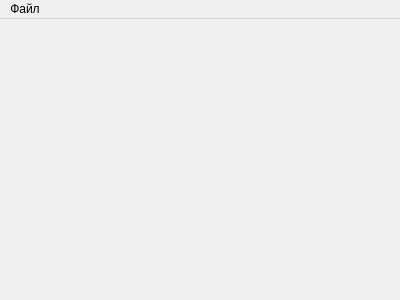
<?xml version="1.0" encoding="UTF-8"?>
<ui version="4.0">
 <class>MapEditor</class>
 <widget class="QMainWindow" name="MapEditor">
  <property name="geometry">
   <rect>
    <x>0</x>
    <y>0</y>
    <width>400</width>
    <height>300</height>
   </rect>
  </property>
  <property name="windowTitle">
   <string>MapEditor</string>
  </property>
  <widget class="QWidget" name="centralWidget"/>
  <widget class="QMenuBar" name="menuBar">
   <property name="geometry">
    <rect>
     <x>0</x>
     <y>0</y>
     <width>400</width>
     <height>19</height>
    </rect>
   </property>
   <widget class="QMenu" name="menu">
    <property name="title">
     <string>Файл</string>
    </property>
    <addaction name="action"/>
    <addaction name="action_2"/>
    <addaction name="separator"/>
    <addaction name="action_4"/>
   </widget>
   <addaction name="menu"/>
  </widget>
  <action name="action">
   <property name="text">
    <string>Открыть карту...</string>
   </property>
  </action>
  <action name="action_2">
   <property name="text">
    <string>Сохранить карту...</string>
   </property>
  </action>
  <action name="action_4">
   <property name="text">
    <string>Выход</string>
   </property>
  </action>
 </widget>
 <layoutdefault spacing="6" margin="11"/>
 <resources/>
 <connections/>
</ui>
